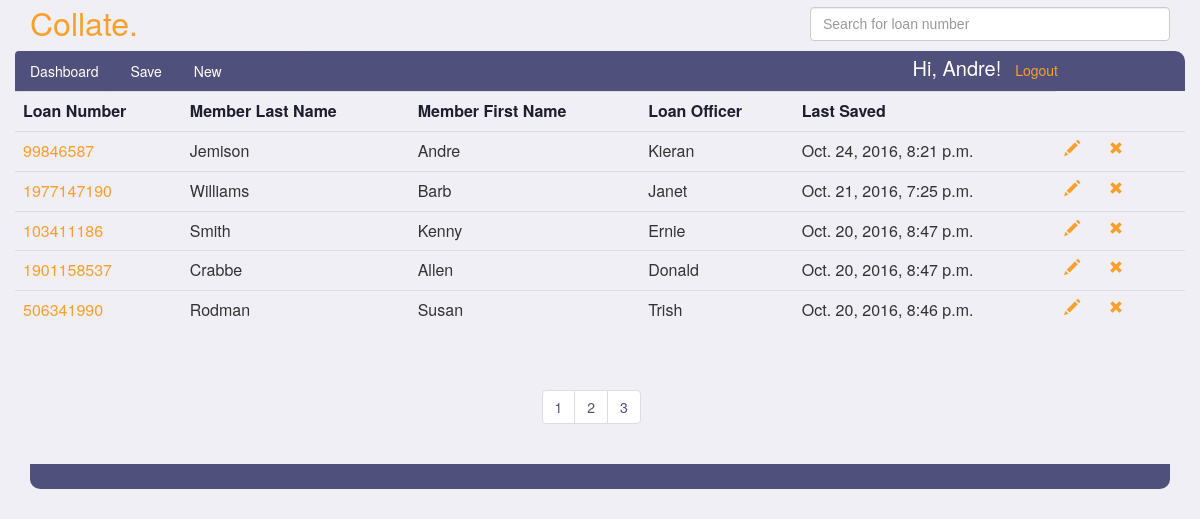
/Andre/submittals/ (signed in), run on an earlier commit of the app's database.
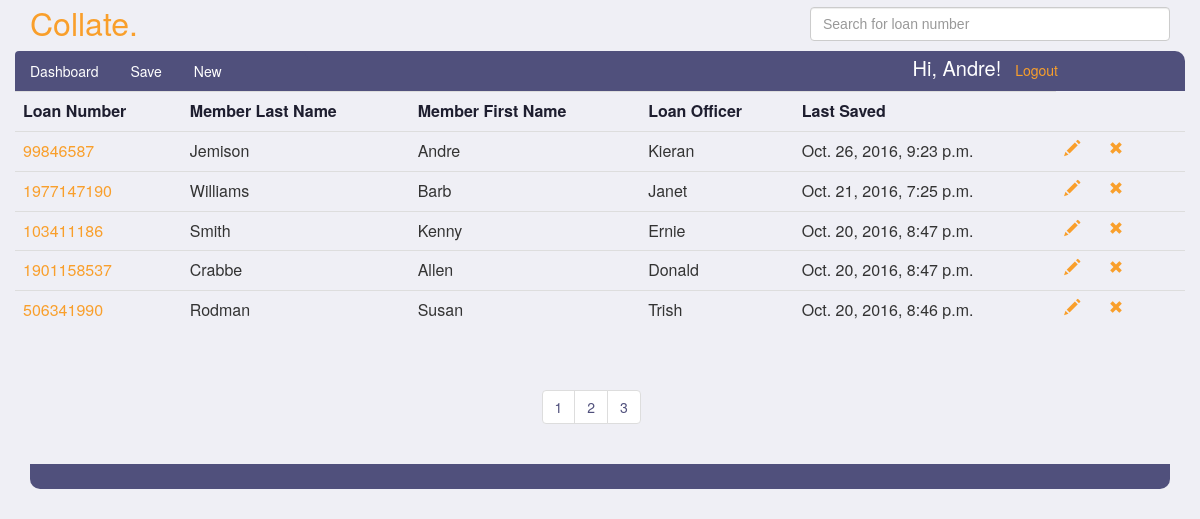
And on a later commit of the database.
### submittals/models.py (models this page shows, shortened)
class Submittal(models.Model):
    ACCOUNT_TYPES = (
        ('EQ', 'Equity Line of Credit'),
        ('EL', 'Equity Loan'),
    )
    PAY_TYPES = (
        ('BW', 'Bi-Weekly'),
        ('SM', 'Semi-Monthly'),
        ('MO', 'Monthly'),
        ('WK', 'Weekly'),
    )
    EMAIL_TEMPLATE_TYPES = (
        ('IN', 'Initial Contact - Email'),
        ('PR', 'Processor Submit - Email'),
        ('IA', 'Initial Approval - Email'),
        ('FN', 'Final Approval - Email'),
    )
    SMS_TEMPLATE_TYPES = (
        ('IN', 'Initial Contact - SMS'),
        ('PR', 'Processor Submit - SMS'),
        ('IA', 'Initial Approval - SMS'),
        ('FN', 'Final Approval - SMS'),
    )
    loan_number = models.PositiveIntegerField(unique=True)
    account_type = models.CharField(max_length=256, blank=True, choices=ACCOUNT_TYPES)
    loan_officer = models.CharField(max_length=256, blank=True)
    loan_processor = models.ForeignKey(Person, related_name="submittals", null=True, blank=True)
    loan_story = models.CharField(max_length=2560, blank=True)
    subject_property_address = models.CharField(max_length=256, blank=True)
    subject_property_city = models.CharField(max_length=256, blank=True)
    subject_property_state = models.CharField(max_length=256, blank=True, choices=STATES)
    subject_property_zip = models.CharField(max_length=256, blank=True)
    appraisal_value = models.CharField(max_length=256, blank=True)
    b1_first_name = models.CharField(max_length=256, blank=True)
    b1_last_name = models.CharField(max_length=256, blank=True)
    b2_first_name = models.CharField(max_length=256, blank=True)
    b2_last_name = models.CharField(max_length=256, blank=True)
    b1_employer_name = models.CharField(max_length=256, blank=True)
    b2_employer_name = models.CharField(max_length=256, blank=True)
    b1_phone_number = models.CharField(max_length=256, blank=True)
    b2_phone_number = models.CharField(max_length=256, blank=True)
    sms_template_select = models.CharField(max_length=256, blank=True, choices=SMS_TEMPLATE_TYPES)
    sms_message = models.CharField(max_length=512, blank=True)
    b1_email_address = models.EmailField(max_length=256, blank=True)
    b2_email_address = models.EmailField(max_length=256, blank=True)
    email_template_select = models.CharField(max_length=256, blank=True, choices=EMAIL_TEMPLATE_TYPES)
    email_message = models.CharField(max_length=2048, blank=True)
    b1_hire_date = models.CharField(max_length=256, blank=True)
    b2_hire_date = models.CharField(max_length=256, blank=True)
    b1_income_amount = models.FloatField(null=True, blank=True)
    b2_income_amount = models.FloatField(null=True, blank=True)
    b1_pay_frequency = models.CharField(max_length=256, blank=True, choices=PAY_TYPES)
    b2_pay_frequency = models.CharField(max_length=256, blank=True, choices=PAY_TYPES)
    b1_period_end_date = models.CharField(max_length=256, blank=True)
    b2_period_end_date = models.CharField(max_length=256, blank=True)
    b1_income_output = models.CharField(max_length=256, blank=True)
    b2_income_output = models.CharField(max_length=256, blank=True)
    created_at = models.DateTimeField(auto_now=True)

### submittals/views.py (the view)
# urls.py: url(r'^(?P<username>\w+)/submittals/$', views.dashboard, name='dashboard'),
@login_required
def dashboard(request, username):
    if request.method == 'GET':
        person = Person.objects.get(user=request.user)
        submittals = person.submittals.all().order_by('-created_at')
        paginator = Paginator(submittals, 5)
        page = request.GET.get('page')
        try:
            submits = paginator.page(page)
        except PageNotAnInteger:
            submits = paginator.page(1)
        except EmptyPage:
            submits = paginator.page(paginator.num_pages)
        loan_list = list(submittals.values_list('loan_number', flat=True))
        loan_strings = list(map(str, loan_list))
        loan_numbers = json.dumps(loan_strings)
    return render(request, 'dashboard.html', {'submittals': submits, 'autolist': loan_numbers })

### templates/dashboard.html (shortened to what this page needs)
{% extends 'submittal-layout.html' %}
{% block body %}
<div class="container">
<main class="drop-down">
    <section class="row dashboard-first-row">
        <table class="table table-hover submittal-list">
        <tr>
            <th>Loan Number</th>
            <th>Member Last Name</th>
            <th>Member First Name</th>
            <th>Loan Officer</th>
            <th>Last Saved</th>
        </tr>
        {% for s in submittals %}
            <tr class="data-row" id="item-{{ s.id }}">
                <td class="loan-numbers"><a href="/{{ request.user.username }}/submittals/{{ s.id }}">{{ s.loan_number }}</a></td>
                <td>{{ s.b1_last_name }}</td>
                <td>{{ s.b1_first_name }}</td>
                <td>{{ s.loan_officer }}</td>
                <td>{{ s.created_at }}</td>
                <td><a href="/{{ request.user.username }}/submittals/{{ s.id }}"><span title="Edit" id="{{ s.id }}"
                          class="glyphicon glyphicon-pencil edit-glyphicon"></span></a></td>
                <td><span title="Delete" id="{{ s.id }}"
                          class="glyphicon glyphicon-remove delete-glyphicon delete-submit"></span></td>
            </tr>
        {% endfor %}
            </table>
                    <div class="pagination dashboard-pagination">
                    <ul class="pagination">
                       {%  for page in submittals.paginator.page_range %}
                           <li>
                            <a href="?page={{ page }}">{{ page }}</a>
                           </li>
                        {% endfor %}
                    </ul>
                        </div>
        </section>
    <div class="nav-bottom"></div>
            </div>
      <div class="col-md-4"></div>
      <div class="col-md-4"></div>
    <div class="row">
      <div class="col-md-6"></div>
      <div class="col-md-6"></div>
    </div>
{% endblock %}

What changed in the data, as far as the page shows it:
changed Submittal "Jemison": created_at "Oct. 24, 2016, 8:21 p.m." → "Oct. 26, 2016, 9:23 p.m."
